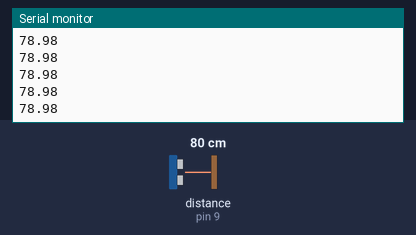
The sketch below on a simulated Arduino Uno, built with avr-gcc and run on an emulated ATmega328P. Shown: the last lines printed to the serial monitor. Wiring (inferred from the names in the program): ultrasonic range finder: trigger pin 10; echo pin 9. The test bench sets the inputs (shaded band); at power-on: distance to the obstacle (sensor on pin 9) 80 cm. The echo pulse lasts 58.3 µs per cm.

Above: at 1.2 s.
1.3 s: distance to the obstacle (sensor on pin 9) set to 2 cm
At 2.4 s:
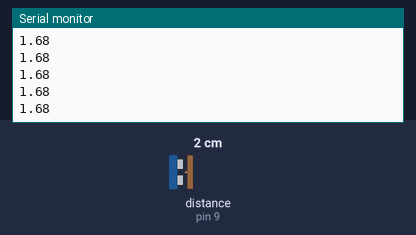
2.8 s: distance to the obstacle (sensor on pin 9) set to 4 cm
At 3.4 s:
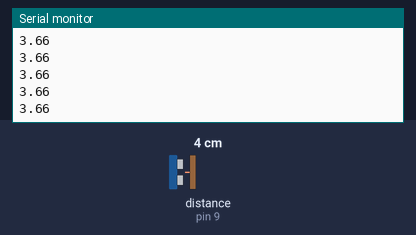
Timing chart, 0 to 5.8 s (numbered marks = the images above; inputs shaded):
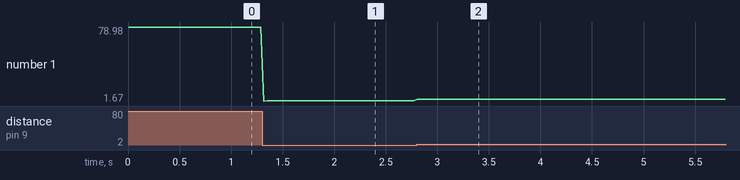

The sketch:

1sensor.ino
```cpp
const int echoPin = 9;
const int trigPin = 10;

void setup() {
  pinMode(echoPin, INPUT);
  pinMode(trigPin, OUTPUT);
  Serial.begin(9600);

}

void loop() {
  Serial.println(getDistance(trigPin,echoPin));
  delay(30);

}

float getDistance(int trigPin, int echoPin){
  digitalWrite(trigPin, LOW);
  delayMicroseconds(2);
  digitalWrite(trigPin, HIGH);
  delayMicroseconds(10);
  digitalWrite(trigPin, LOW);

  float duration = pulseIn(echoPin, HIGH);
  float distance = duration * 0.034 / 2;
  return distance;
}
```

Measured:
- after the input at 1.3 s, the serial monitor: prints a new line at once (image 1)
- after the input at 2.8 s, the serial monitor: prints a new line at once (image 2)
- plotted number 1: 78.98 → 1.68 after the input at 1.3 s, 1.68 → 3.66 after the input at 2.8 s
